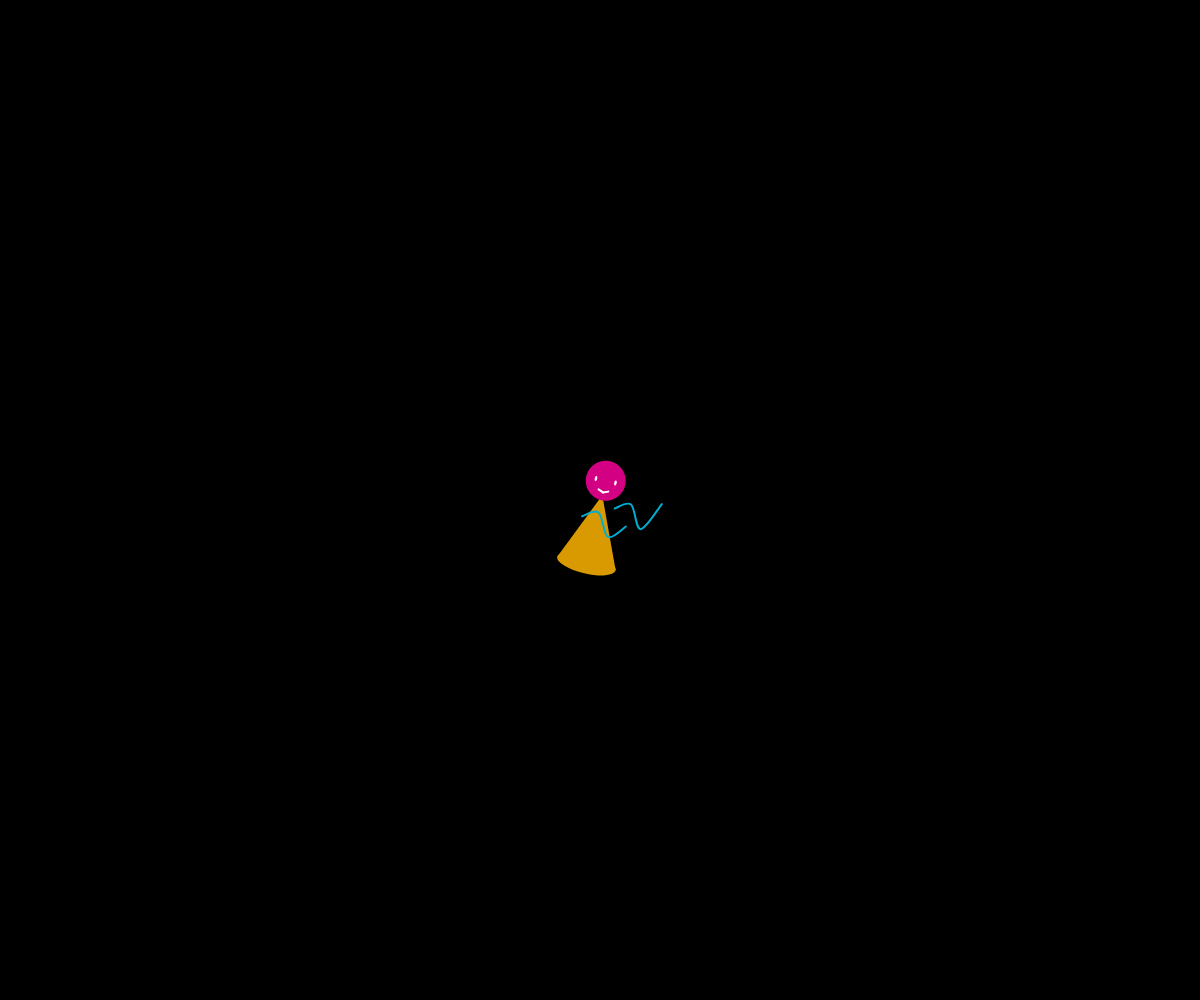
Frame 1 (no input)
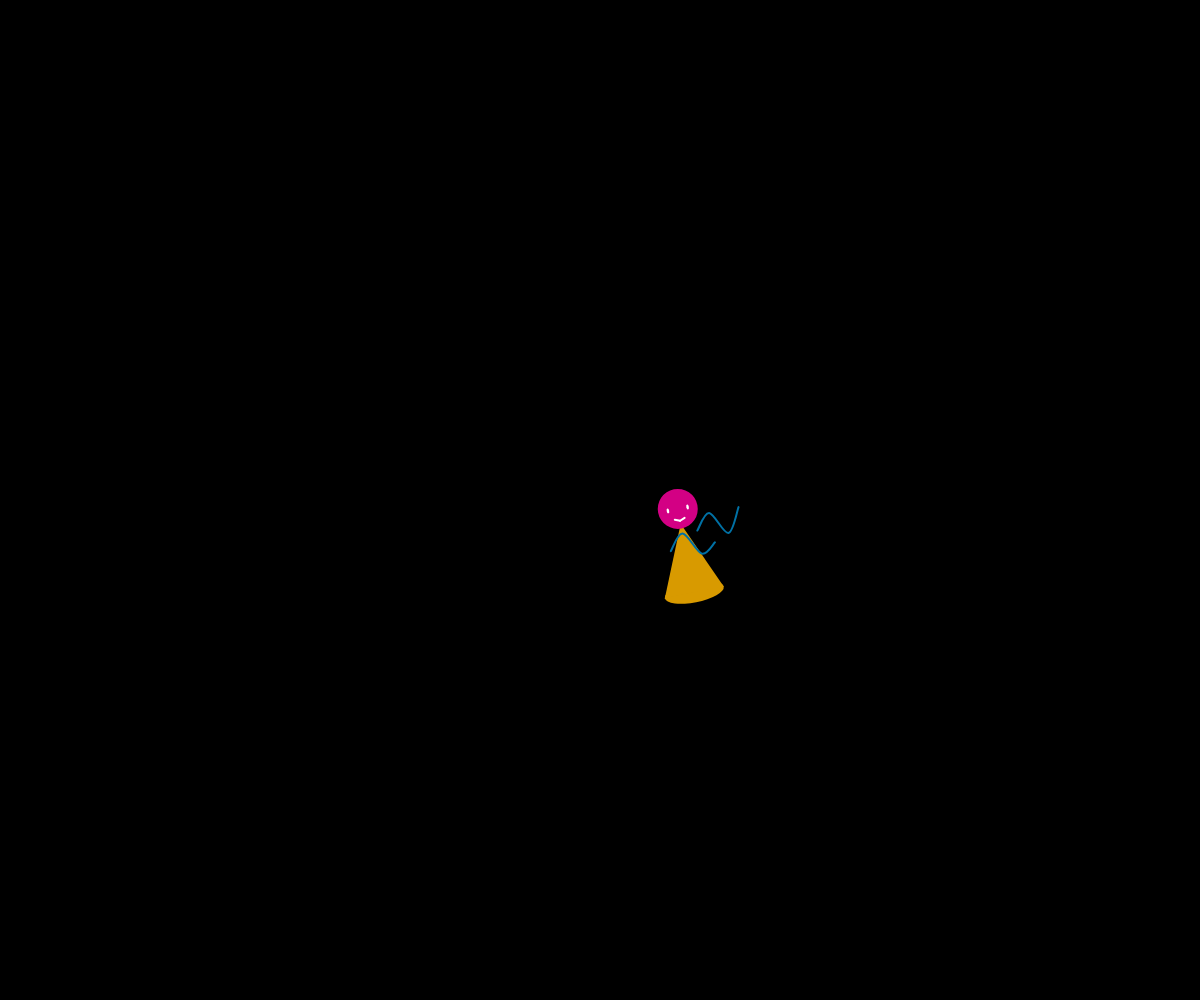
Frame 60 (no input)
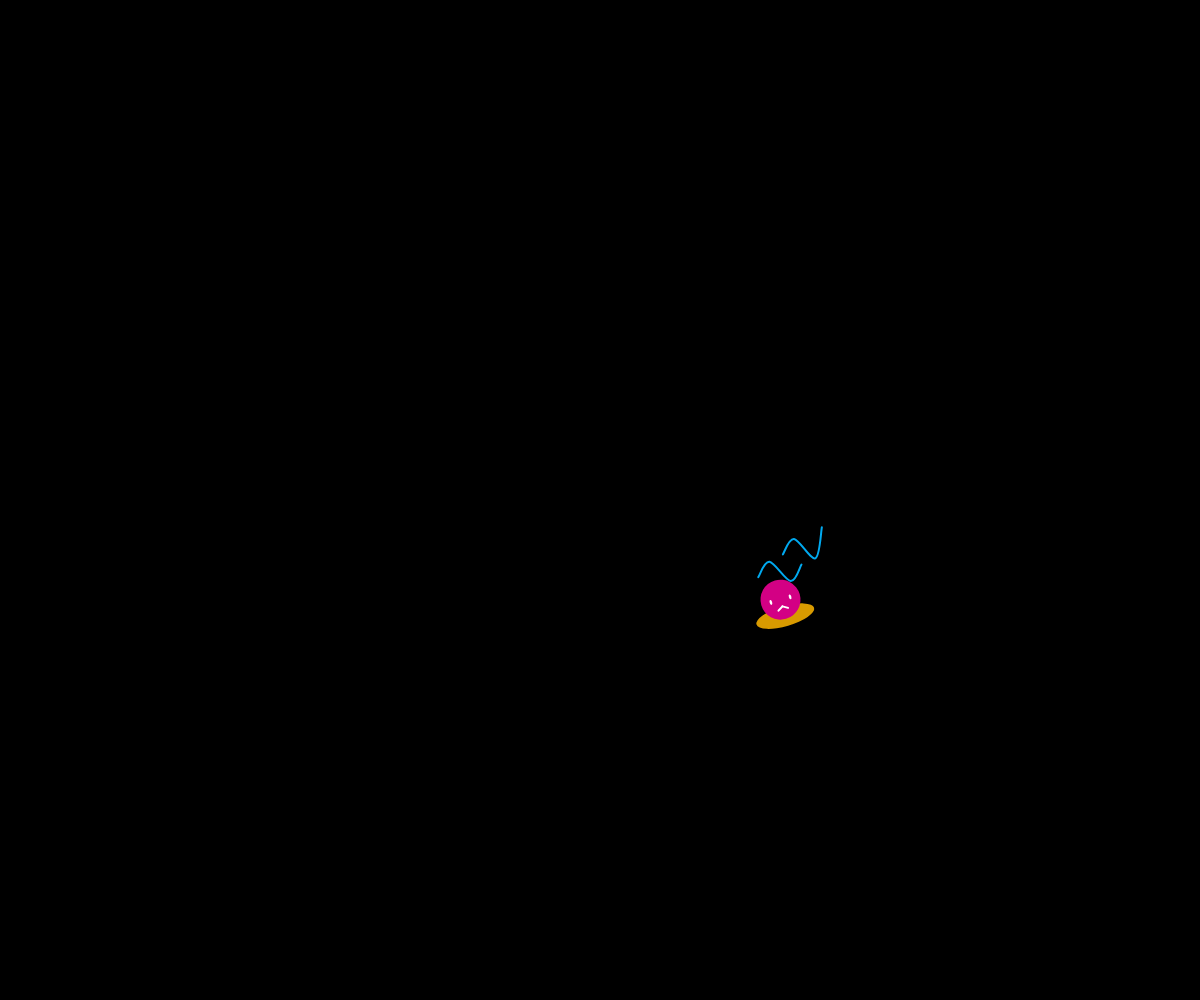
Frame 120 (the mouse pressed at the canvas centre since frame 60)

The p5.js sketch that drew these frames (run headless with seeded random() and noise() and a simulated clock; from frame 60 on, the mouse is pressed at the canvas centre):

// p5.js sketch
// ── sketch.js
/*
  Check our the GOAL and the RULES of this exercise at the bottom of this file.
  
  After that, follow these steps before you start coding:

  1. rename the dancer class to reflect your name (line 32).
  2. adjust line 19 to reflect your dancer's name, too.
  3. run the code and see if a square (your dancer) appears on the canvas.
  4. start coding your dancer inside the class that has been prepared for you.
  5. have fun.
  
*/
let dancer;

function setup() {
  // no adjustments in the setup function needed...
  createCanvas(windowWidth, windowHeight);
  // ...except to adjust the dancer's name on the next line:
  dancer = new ShavonneDancer(width / 2, height / 2);
}

function draw() {
  // you don't need to make any adjustments inside the draw loop
  background(0);
  dancer.update();
  dancer.display();
}

// You only code inside this class.
// Start by giving the dancer your name, e.g. LeonDancer.
class ShavonneDancer {
  constructor(startX, startY) {
    this.x = startX;
    this.y = startY;
    this.head = color(random(100, 255), 0, random(100, 255));
    this.body = color(random(100, 255), random(100, 255), 0);
    this.speed = random(0.5, 1);
    this.RightHand = [-10, 20];
    this.LeftHand = [5, 35];
    this.rightsidex = [-15, 0, 15, 30, 45, 60];
    this.sidex = [-60, -45, -30, -15, 0, 15, 30, 45, 60];
    this.hy = -20;
  }
  // add properties for your dancer here:
  Head(hx, hy) {
    push();
    fill(this.head);
    ellipse(0, this.hy, 40, 40);
    fill(255);
    ellipse(10, this.hy, 2.5, 5);
    ellipse(-10, this.hy, 2.5, 5);
    if (mouseIsPressed == true) {
      noFill();
      stroke(255);
      strokeWeight("2");
      line(-5, this.hy + 10, 0, this.hy + 7);
      line(0, this.hy + 7, 5, this.hy + 10);
    } else {
      noFill();
      stroke(255);
      strokeWeight("2");
      line(-5, this.hy + 10, 0, this.hy + 12);
      line(0, this.hy + 12, 5, this.hy + 10);
    }
    pop();
  }
  Body(bx, by) {
    push();
    fill(this.body);
    ellipse(0, 65, 60, 20);
    triangle(0, this.hy + 15, 30, 65, -30, 65);
    pop();
  }

  right(rx, ry) {
    noFill();
    stroke(color(0, random(100, 255), random(100, 255)));
    strokeWeight("2");
    beginShape();
    curveVertex(this.rightsidex[2], 5);
    curveVertex(this.rightsidex[2], 5);
    curveVertex(this.rightsidex[3], this.RightHand[0]);
    curveVertex(this.rightsidex[4], this.RightHand[1]);
    curveVertex(this.rightsidex[5], -10);
    curveVertex(this.rightsidex[5], -10);
    endShape();
    beginShape();
    curveVertex(this.rightsidex[0], 20);
    curveVertex(this.rightsidex[0], 20);
    curveVertex(this.rightsidex[1], this.LeftHand[0]);
    curveVertex(this.rightsidex[2], this.LeftHand[1]);
    curveVertex(this.rightsidex[3], 20);
    curveVertex(this.rightsidex[3], 20);
    endShape();
  }

  update() {
    // update properties here to achieve
    // your dancer's desired moves and behaviour
    //the whole character moves

    this.RightHand = [
      map(sin(frameCount / 2), -1, 1, -10, 0),
      map(sin(frameCount), -1, 1, 10, 20),
    ];
    this.LeftHand = [
      map(sin(frameCount / 2), -1, 1, 5, 15),
      map(sin(frameCount), -1, 1, 25, 35),
    ];
    if (this.x > width - 200) {
      push();
      // left direction
      translate(this.x, this.y);
      this.rightsidex[0] = this.sidex[5];
      this.rightsidex[1] = this.sidex[4];
      this.rightsidex[2] = this.sidex[3];
      this.rightsidex[3] = this.sidex[2];
      this.rightsidex[4] = this.sidex[1];
      this.rightsidex[5] = this.sidex[0];
      this.right(0, 0);
      pop();
    }
    if (this.x < 200) {
      //right direction
      push();
      translate(this.x, this.y);
      this.rightsidex[0] = this.sidex[3];
      this.rightsidex[1] = this.sidex[4];
      this.rightsidex[2] = this.sidex[5];
      this.rightsidex[3] = this.sidex[6];
      this.rightsidex[4] = this.sidex[7];
      this.rightsidex[5] = this.sidex[8];
      this.right(0, 0);
      pop();
    }
    //pressmouse and the head and body would shrink
    if (mouseIsPressed == true) {
      this.hy = this.hy + noise(this.speed) * 3;
      if (this.hy >= 65) {
        this.hy = 65;
      }
    } else {
      this.hy = -20;
    }

    if (this.x > width - 200 || this.x < 200) {
      this.speed = this.speed * -1;
    }
    if (this.y > height - 100 || this.y < 100) {
      this.speed = this.speed * -1;
    }

    this.x = this.x + random(1, 2) * this.speed;
    this.y = this.y + random(0, 1) * this.speed;
  }
  display() {
    // the push and pop, along with the translate
    // places your whole dancer object at this.x and this.y.
    // you may change its position on line 19 to see the effect.

    push();
    translate(this.x, this.y);

    // ******** //
    // ⬇ draw your dancer here ⬇
    noStroke();
    pop();
    //body
    push();
    noStroke();
    translate(this.x, this.y);
    rotate(radians(map(noise(frameCount / 40), 0, 1, -40, 40)));
    this.Body(0, 0);
    push();
    noFill();
    stroke(color(0, random(100, 255), random(100, 255)));
    strokeWeight("2");
    //arm
    this.right(0, 0);
    //head
    noStroke();
    this.Head(0, 0);
    // ⬆ draw your dancer here ⬆

    // ******** //
    // the next function draws a SQUARE and CROSS
    // to indicate the approximate size and the center point
    // of your dancer.
    // it is using "this" because this function, too,
    // is a part if your Dancer object.
    // comment it out or delete it eventually.
    // this.drawReferenceShapes()

    pop();
  }
  /*drawReferenceShapes(){
    noFill();
    stroke(255, 0, 0);
    line(-5, 0, 5, 0);
    line(0, -5, 0, 5);
    stroke(255);                       
    rect(-100, -100, 200, 200);    
    fill(255);
    stroke(0);
  }*/
}

/*
GOAL:
The goal is for you to write a class that produces a dancing being/creature/object/thing. In the next class, your dancer along with your peers' dancers will all dance in the same sketch that your instructor will put together. 

RULES:
For this to work you need to follow one rule: 
  - Only put relevant code into your dancer class; your dancer cannot depend on code outside of itself (like global variables or functions defined outside)
  - Your dancer must perform by means of the two essential methods: update and display. Don't add more methods that require to be called from outside (e.g. in the draw loop).
  - Your dancer will always be initialized receiving two arguments: 
    - startX (currently the horizontal center of the canvas)
    - startY (currently the vertical center of the canvas)
  beside these, please don't add more parameters into the constructor function 
  - lastly, to make sure our dancers will harmomize once on the same canvas, please don't make your dancer bigger than 200x200 pixels. 

*/
